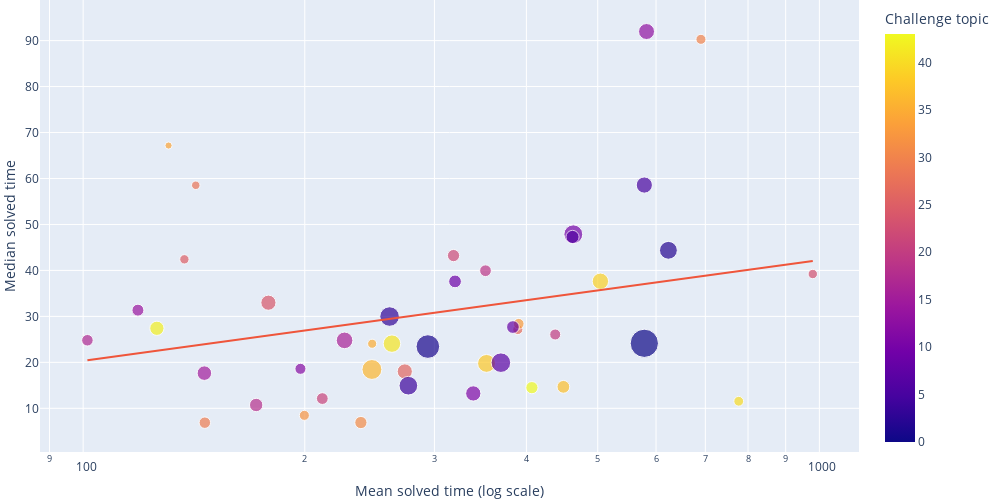
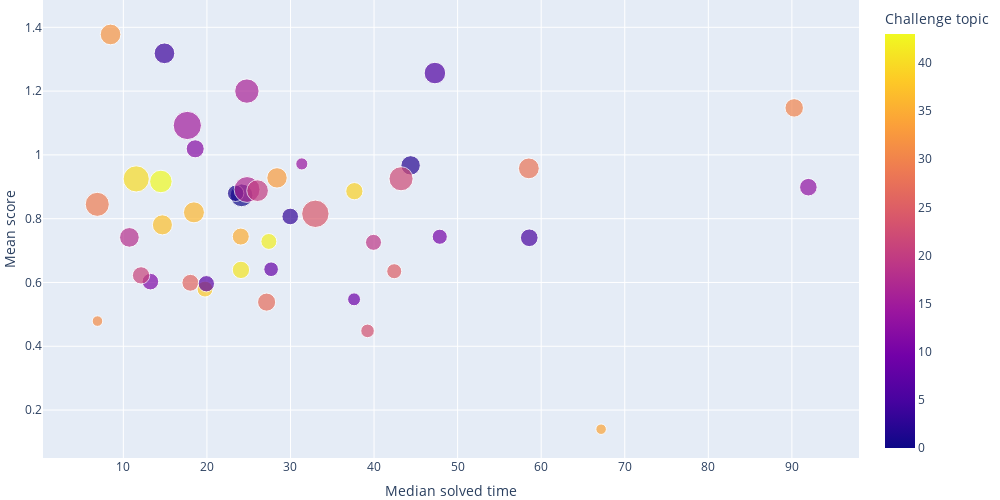
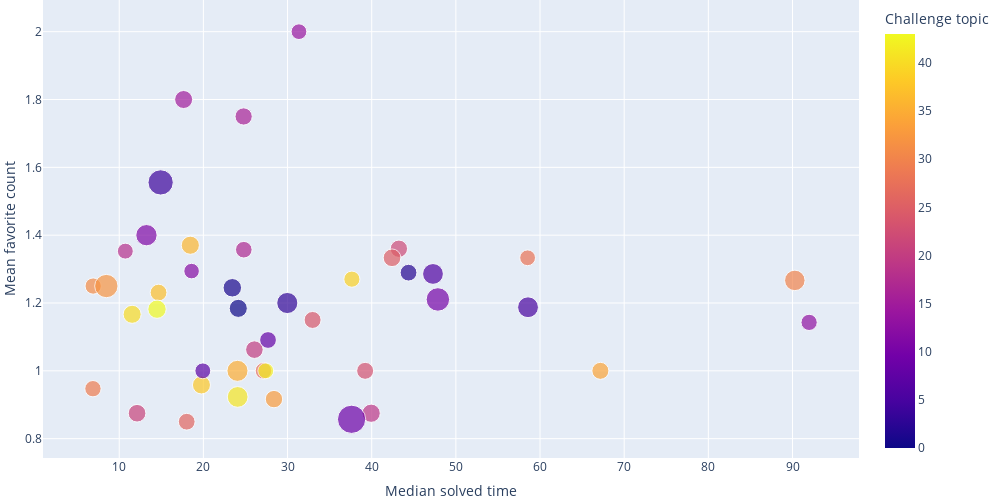

The notebook cell saved with these charts, in order:
### Code cell
df_challenge = pd.read_json(os.path.join(path_challenge_open_closed, 'general.json'))

# Plot median solved time against mean solved time for each topic using count ratio as size
fig = px.scatter(df_challenge, y="Median solved time", x="Mean solved time", color="Topic", hover_name="Topic", size="Count ratio", trendline="ols", log_x=True, trendline_options=dict(log_x=True))
fig.update_xaxes(title_text="Mean solved time (log scale)")
fig.update_layout(
    width=1000,
    height=500,
    margin=dict(l=0, r=0, t=0, b=0),
    coloraxis_colorbar=dict(
        title="Challenge topic",
))
fig.show()

# Plot mean score against mean solved time for each topic using mean view count as size
fig = px.scatter(df_challenge, y="Mean score", x="Median solved time", color="Topic", hover_name="Topic", size="Mean view count")
fig.update_layout(
    width=1000,
    height=500,
    margin=dict(l=0, r=0, t=0, b=0),
    coloraxis_colorbar=dict(
        title="Challenge topic",
))
fig.show()

# Plot mean favorite count against median solved time for each topic using mean answer count as size
fig = px.scatter(df_challenge, y="Mean favorite count", x="Median solved time", color="Topic", hover_name="Topic", size="Mean answer count")
fig.update_layout(
    width=1000,
    height=500,
    margin=dict(l=0, r=0, t=0, b=0),
    coloraxis_colorbar=dict(
        title="Challenge topic",
))
fig.show()

### Figure 1 — Plotly figure (JSON) as saved in the notebook; plotly's stock layout.template omitted (floating-point values rounded to 4 significant figures)
{"data": [{"hovertemplate": "<b>%{hovertext}</b><br><br>Mean solved time=%{x}<br>Median solved time=%{y}<br>Count ratio=%{marker.size}<br>Topic=%{marker.color}<extra></extra>", "hovertext": [0, 1, 10, 11, 12, 13, 14, 15, 16, 17, 18, 19, 2, 20, 21, 22, 23, 24, 25, 26, 27, 28, 29, 3, 30, 31, 32, 33, 34, 35, 36, 37, 38, 39, 4, 40, 41, 42, 43, 5, 6, 7, 8, 9], "legendgroup": "", "marker": {"color": [0, 1, 10, 11, 12, 13, 14, 15, 16, 17, 18, 19, 2, 20, 21, 22, 23, 24, 25, 26, 27, 28, 29, 3, 30, 31, 32, 33, 34, 35, 36, 37, 38, 39, 4, 40, 41, 42, 43, 5, 6, 7, 8, 9], "coloraxis": "coloraxis", "size": [8.462, 5.904, 3.756, 2.472, 1.295, 2.698, 1.511, 2.234, 2.925, 1.414, 1.9, 1.457, 3.368, 1.284, 1.468, 1.587, 0.939, 2.428, 0.9282, 2.428, 1.079, 0.7663, 1.392, 4.037, 1.069, 1.587, 1.069, 1.22, 0.5397, 0.8851, 4.177, 1.727, 3.378, 2.839, 3.691, 1.015, 3.227, 2.159, 1.587, 2.774, 1.846, 4.047, 1.716, 1.716], "sizemode": "area", "sizeref": 0.02115, "symbol": "circle"}, "mode": "markers", "name": "", "orientation": "v", "showlegend": false, "type": "scatter", "x": [578.4, 293.9, 463.2, 338.8, 197.3, 582.4, 118.7, 146.1, 226.5, 101.3, 171.8, 352.0, 623.7, 437.7, 211.3, 318.5, 979.6, 178.5, 137.2, 273.5, 389.4, 142.2, 146.3, 260.7, 690.5, 238.4, 199.7, 390.5, 130.6, 246.9, 246.7, 449.1, 353.1, 504.2, 276.5, 777.0, 262.7, 125.9, 406.9, 578.4, 462.1, 369.3, 383.5, 320.0], "xaxis": "x", "y": [24.15, 23.44, 47.86, 13.24, 18.6, 91.97, 31.36, 17.65, 24.78, 24.8, 10.72, 39.93, 44.38, 26.06, 12.12, 43.23, 39.22, 32.98, 42.42, 18.02, 27.14, 58.52, 6.878, 29.97, 90.28, 6.903, 8.469, 28.39, 67.17, 24.05, 18.45, 14.67, 19.77, 37.64, 14.92, 11.54, 24.07, 27.41, 14.49, 58.57, 47.28, 19.93, 27.68, 37.61], "yaxis": "y"}, {"hovertemplate": "<b>OLS trendline</b><br>Median solved time = 21.897 * log10(Mean solved time) + -23.4575<br>R<sup>2</sup>=0.072302<br><br>Mean solved time=%{x}<br>Median solved time=%{y} <b>(trend)</b><extra></extra>", "legendgroup": "", "marker": {"symbol": "circle"}, "mode": "lines", "name": "", "showlegend": false, "type": "scatter", "x": [101.3, 118.7, 125.9, 130.6, 137.2, 142.2, 146.1, 146.3, 171.8, 178.5, 197.3, 199.7, 211.3, 226.5, 238.4, 246.7, 246.9, 260.7, 262.7, 273.5, 276.5, 293.9, 318.5, 320.0, 338.8, 352.0, 353.1, 369.3, 383.5, 389.4, 390.5, 406.9, 437.7, 449.1, 462.1, 463.2, 504.2, 578.4, 578.4, 582.4, 623.7, 690.5, 777.0, 979.6], "xaxis": "x", "y": [20.46, 21.97, 22.53, 22.88, 23.35, 23.69, 23.94, 23.96, 25.48, 25.85, 26.8, 26.92, 27.45, 28.11, 28.6, 28.92, 28.93, 29.45, 29.52, 29.9, 30.01, 30.59, 31.35, 31.4, 31.94, 32.3, 32.33, 32.76, 33.12, 33.26, 33.29, 33.68, 34.38, 34.62, 34.89, 34.92, 35.72, 37.03, 37.03, 37.09, 37.74, 38.71, 39.83, 42.04], "yaxis": "y"}], "layout": {"coloraxis": {"colorbar": {"title": {"text": "Challenge topic"}}, "colorscale": [[0, "#0d0887"], [0.1111, "#46039f"], [0.2222, "#7201a8"], [0.3333, "#9c179e"], [0.4444, "#bd3786"], [0.5556, "#d8576b"], [0.6667, "#ed7953"], [0.7778, "#fb9f3a"], [0.8889, "#fdca26"], [1, "#f0f921"]]}, "height": 500, "legend": {"itemsizing": "constant", "tracegroupgap": 0}, "margin": {"b": 0, "l": 0, "r": 0, "t": 0}, "width": 1000, "xaxis": {"anchor": "y", "domain": [0, 1], "title": {"text": "Mean solved time (log scale)"}, "type": "log"}, "yaxis": {"anchor": "x", "domain": [0, 1], "title": {"text": "Median solved time"}}}}

### Figure 2 — Plotly figure (JSON) as saved in the notebook; plotly's stock layout.template omitted (floating-point values rounded to 4 significant figures)
{"data": [{"hovertemplate": "<b>%{hovertext}</b><br><br>Median solved time=%{x}<br>Mean score=%{y}<br>Mean view count=%{marker.size}<br>Topic=%{marker.color}<extra></extra>", "hovertext": [0, 1, 10, 11, 12, 13, 14, 15, 16, 17, 18, 19, 2, 20, 21, 22, 23, 24, 25, 26, 27, 28, 29, 3, 30, 31, 32, 33, 34, 35, 36, 37, 38, 39, 4, 40, 41, 42, 43, 5, 6, 7, 8, 9], "legendgroup": "", "marker": {"color": [0, 1, 10, 11, 12, 13, 14, 15, 16, 17, 18, 19, 2, 20, 21, 22, 23, 24, 25, 26, 27, 28, 29, 3, 30, 31, 32, 33, 34, 35, 36, 37, 38, 39, 4, 40, 41, 42, 43, 5, 6, 7, 8, 9], "coloraxis": "coloraxis", "size": [850.9, 440.7, 375.1, 450.1, 534.2, 505.3, 240.7, 1307.0, 971.3, 1096, 632.6, 420.7, 616.7, 767.5, 492.2, 949.9, 302.3, 1231.0, 370.8, 467.9, 536.2, 710.5, 947.4, 450.9, 558.8, 182.7, 698.8, 682.2, 181.2, 474.3, 721.4, 659.1, 414.1, 488.2, 700.1, 1123.0, 492.7, 416.4, 830.7, 510.4, 759.0, 434.8, 351.0, 272.8], "sizemode": "area", "sizeref": 3.269, "symbol": "circle"}, "mode": "markers", "name": "", "orientation": "v", "showlegend": false, "type": "scatter", "x": [24.15, 23.44, 47.86, 13.24, 18.6, 91.97, 31.36, 17.65, 24.78, 24.8, 10.72, 39.93, 44.38, 26.06, 12.12, 43.23, 39.22, 32.98, 42.42, 18.02, 27.14, 58.52, 6.878, 29.97, 90.28, 6.903, 8.469, 28.39, 67.17, 24.05, 18.45, 14.67, 19.77, 37.64, 14.92, 11.54, 24.07, 27.41, 14.49, 58.57, 47.28, 19.93, 27.68, 37.61], "xaxis": "x", "y": [0.8732, 0.8796, 0.7434, 0.6027, 1.019, 0.8988, 0.9717, 1.092, 1.2, 0.8915, 0.7414, 0.7258, 0.9671, 0.8879, 0.6222, 0.9252, 0.4483, 0.8153, 0.6353, 0.5991, 0.5385, 0.9577, 0.845, 0.807, 1.147, 0.479, 1.378, 0.9279, 0.14, 0.7439, 0.8198, 0.7806, 0.5793, 0.8863, 1.318, 0.9247, 0.6395, 0.7286, 0.9167, 0.7402, 1.257, 0.5961, 0.6415, 0.5472], "yaxis": "y"}], "layout": {"coloraxis": {"colorbar": {"title": {"text": "Challenge topic"}}, "colorscale": [[0, "#0d0887"], [0.1111, "#46039f"], [0.2222, "#7201a8"], [0.3333, "#9c179e"], [0.4444, "#bd3786"], [0.5556, "#d8576b"], [0.6667, "#ed7953"], [0.7778, "#fb9f3a"], [0.8889, "#fdca26"], [1, "#f0f921"]]}, "height": 500, "legend": {"itemsizing": "constant", "tracegroupgap": 0}, "margin": {"b": 0, "l": 0, "r": 0, "t": 0}, "width": 1000, "xaxis": {"anchor": "y", "domain": [0, 1], "title": {"text": "Median solved time"}}, "yaxis": {"anchor": "x", "domain": [0, 1], "title": {"text": "Mean score"}}}}

### Figure 3 — Plotly figure (JSON) as saved in the notebook; plotly's stock layout.template omitted (floating-point values rounded to 4 significant figures)
{"data": [{"hovertemplate": "<b>%{hovertext}</b><br><br>Median solved time=%{x}<br>Mean favorite count=%{y}<br>Mean answer count=%{marker.size}<br>Topic=%{marker.color}<extra></extra>", "hovertext": [0, 1, 10, 11, 12, 13, 14, 15, 16, 17, 18, 19, 2, 20, 21, 22, 23, 24, 25, 26, 27, 28, 29, 3, 30, 31, 32, 33, 34, 35, 36, 37, 38, 39, 4, 40, 41, 42, 43, 5, 6, 7, 8, 9], "legendgroup": "", "marker": {"color": [0, 1, 10, 11, 12, 13, 14, 15, 16, 17, 18, 19, 2, 20, 21, 22, 23, 24, 25, 26, 27, 28, 29, 3, 30, 31, 32, 33, 34, 35, 36, 37, 38, 39, 4, 40, 41, 42, 43, 5, 6, 7, 8, 9], "coloraxis": "coloraxis", "size": [1.422, 1.484, 2.397, 1.969, 1.05, 1.148, 1.071, 1.411, 1.292, 1.198, 1.102, 1.444, 1.221, 1.345, 1.353, 1.306, 1.253, 1.253, 1.36, 1.222, 1.19, 1.085, 1.163, 1.939, 1.828, 1.15, 2.364, 1.319, 1.26, 1.927, 1.429, 1.219, 1.409, 1.137, 2.775, 1.415, 1.87, 1.085, 1.463, 1.883, 1.877, 1.091, 1.22, 3.472], "sizemode": "area", "sizeref": 0.008679, "symbol": "circle"}, "mode": "markers", "name": "", "orientation": "v", "showlegend": false, "type": "scatter", "x": [24.15, 23.44, 47.86, 13.24, 18.6, 91.97, 31.36, 17.65, 24.78, 24.8, 10.72, 39.93, 44.38, 26.06, 12.12, 43.23, 39.22, 32.98, 42.42, 18.02, 27.14, 58.52, 6.878, 29.97, 90.28, 6.903, 8.469, 28.39, 67.17, 24.05, 18.45, 14.67, 19.77, 37.64, 14.92, 11.54, 24.07, 27.41, 14.49, 58.57, 47.28, 19.93, 27.68, 37.61], "xaxis": "x", "y": [1.184, 1.245, 1.211, 1.4, 1.294, 1.143, 2, 1.8, 1.75, 1.357, 1.353, 0.875, 1.289, 1.062, 0.875, 1.36, 1, 1.15, 1.333, 0.85, 1, 1.333, 0.9474, 1.2, 1.267, 1.25, 1.25, 0.9167, 1, 1, 1.37, 1.231, 0.9583, 1.27, 1.556, 1.167, 0.9231, 1, 1.182, 1.188, 1.286, 1, 1.091, 0.8571], "yaxis": "y"}], "layout": {"coloraxis": {"colorbar": {"title": {"text": "Challenge topic"}}, "colorscale": [[0, "#0d0887"], [0.1111, "#46039f"], [0.2222, "#7201a8"], [0.3333, "#9c179e"], [0.4444, "#bd3786"], [0.5556, "#d8576b"], [0.6667, "#ed7953"], [0.7778, "#fb9f3a"], [0.8889, "#fdca26"], [1, "#f0f921"]]}, "height": 500, "legend": {"itemsizing": "constant", "tracegroupgap": 0}, "margin": {"b": 0, "l": 0, "r": 0, "t": 0}, "width": 1000, "xaxis": {"anchor": "y", "domain": [0, 1], "title": {"text": "Median solved time"}}, "yaxis": {"anchor": "x", "domain": [0, 1], "title": {"text": "Mean favorite count"}}}}
